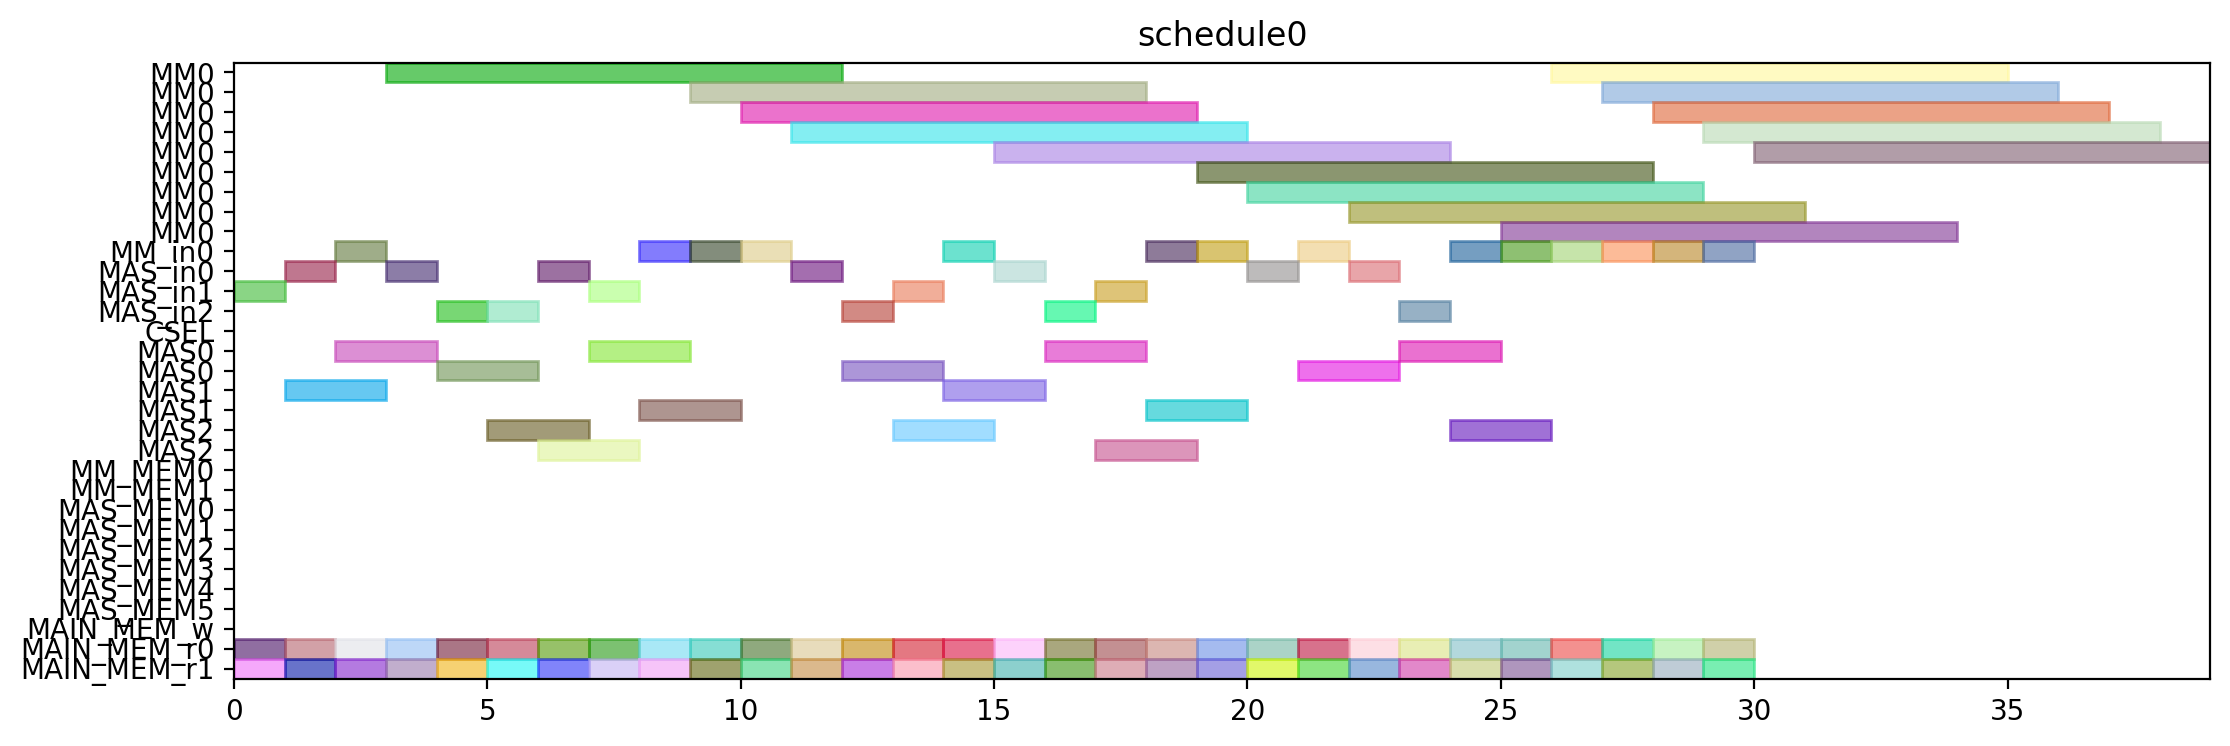

Python code for this plot:
from pyschedule import Scenario, solvers, plotters, alt


def solve():
	horizon = 120
	S = Scenario("schedule0", horizon=horizon)

	# resource
	MM = S.Resources('MM', num=1, size=9)
	MM_in = S.Resources('MM_in', num=1)
	MAS_in = S.Resources('MAS_in', num=3)
	CSEL = S.Resource('CSEL')
	MAS = S.Resources('MAS', num=3, size=2, periods=range(1, horizon))
	MM_MEM = S.Resources('MM_MEM', num=2)
	MAS_MEM = S.Resources('MAS_MEM', num=6)
	MAIN_MEM_w = S.Resource('MAIN_MEM_w', size=1)
	MAIN_MEM_r = S.Resources('MAIN_MEM_r', num=2)

	# result of previous scheduling

	# new tasks
	r1_t0 = S.Task('r1_t0', length=9, delay_cost=1)
	r1_t0 += alt(MM)
	r1_t0_in = S.Task('r1_t0_in', length=1, delay_cost=1)
	r1_t0_in += alt(MM_in)
	S += r1_t0_in*MM_in[0]<=r1_t0*MM[0]
	r1_t0_mem0 = S.Task('r1_t0_mem0', length=1, delay_cost=1)
	r1_t0_mem0 += MAIN_MEM_r[0]
	S += r1_t0_mem0 <= r1_t0

	r1_t0_mem1 = S.Task('r1_t0_mem1', length=1, delay_cost=1)
	r1_t0_mem1 += MAIN_MEM_r[1]
	S += r1_t0_mem1 <= r1_t0

	r1_t1 = S.Task('r1_t1', length=9, delay_cost=1)
	r1_t1 += alt(MM)
	r1_t1_in = S.Task('r1_t1_in', length=1, delay_cost=1)
	r1_t1_in += alt(MM_in)
	S += r1_t1_in*MM_in[0]<=r1_t1*MM[0]
	r1_t1_mem0 = S.Task('r1_t1_mem0', length=1, delay_cost=1)
	r1_t1_mem0 += MAIN_MEM_r[0]
	S += r1_t1_mem0 <= r1_t1

	r1_t1_mem1 = S.Task('r1_t1_mem1', length=1, delay_cost=1)
	r1_t1_mem1 += MAIN_MEM_r[1]
	S += r1_t1_mem1 <= r1_t1

	r1_t2 = S.Task('r1_t2', length=2, delay_cost=1)
	r1_t2 += alt(MAS)
	r1_t2_in = S.Task('r1_t2_in', length=1, delay_cost=1)
	r1_t2_in += alt(MAS_in)
	S += r1_t2_in*MAS_in[0]<=r1_t2*MAS[0]

	S += r1_t2_in*MAS_in[1]<=r1_t2*MAS[1]

	S += r1_t2_in*MAS_in[2]<=r1_t2*MAS[2]

	r1_t2_mem0 = S.Task('r1_t2_mem0', length=1, delay_cost=1)
	r1_t2_mem0 += MAIN_MEM_r[0]
	S += r1_t2_mem0 <= r1_t2

	r1_t2_mem1 = S.Task('r1_t2_mem1', length=1, delay_cost=1)
	r1_t2_mem1 += MAIN_MEM_r[1]
	S += r1_t2_mem1 <= r1_t2

	r1_t3 = S.Task('r1_t3', length=2, delay_cost=1)
	r1_t3 += alt(MAS)
	r1_t3_in = S.Task('r1_t3_in', length=1, delay_cost=1)
	r1_t3_in += alt(MAS_in)
	S += r1_t3_in*MAS_in[0]<=r1_t3*MAS[0]

	S += r1_t3_in*MAS_in[1]<=r1_t3*MAS[1]

	S += r1_t3_in*MAS_in[2]<=r1_t3*MAS[2]

	r1_t3_mem0 = S.Task('r1_t3_mem0', length=1, delay_cost=1)
	r1_t3_mem0 += MAIN_MEM_r[0]
	S += r1_t3_mem0 <= r1_t3

	r1_t3_mem1 = S.Task('r1_t3_mem1', length=1, delay_cost=1)
	r1_t3_mem1 += MAIN_MEM_r[1]
	S += r1_t3_mem1 <= r1_t3

	r3_t0 = S.Task('r3_t0', length=9, delay_cost=1)
	r3_t0 += alt(MM)
	r3_t0_in = S.Task('r3_t0_in', length=1, delay_cost=1)
	r3_t0_in += alt(MM_in)
	S += r3_t0_in*MM_in[0]<=r3_t0*MM[0]
	r3_t0_mem0 = S.Task('r3_t0_mem0', length=1, delay_cost=1)
	r3_t0_mem0 += MAIN_MEM_r[0]
	S += r3_t0_mem0 <= r3_t0

	r3_t0_mem1 = S.Task('r3_t0_mem1', length=1, delay_cost=1)
	r3_t0_mem1 += MAIN_MEM_r[1]
	S += r3_t0_mem1 <= r3_t0

	r3_t1 = S.Task('r3_t1', length=9, delay_cost=1)
	r3_t1 += alt(MM)
	r3_t1_in = S.Task('r3_t1_in', length=1, delay_cost=1)
	r3_t1_in += alt(MM_in)
	S += r3_t1_in*MM_in[0]<=r3_t1*MM[0]
	r3_t1_mem0 = S.Task('r3_t1_mem0', length=1, delay_cost=1)
	r3_t1_mem0 += MAIN_MEM_r[0]
	S += r3_t1_mem0 <= r3_t1

	r3_t1_mem1 = S.Task('r3_t1_mem1', length=1, delay_cost=1)
	r3_t1_mem1 += MAIN_MEM_r[1]
	S += r3_t1_mem1 <= r3_t1

	r3_t2 = S.Task('r3_t2', length=2, delay_cost=1)
	r3_t2 += alt(MAS)
	r3_t2_in = S.Task('r3_t2_in', length=1, delay_cost=1)
	r3_t2_in += alt(MAS_in)
	S += r3_t2_in*MAS_in[0]<=r3_t2*MAS[0]

	S += r3_t2_in*MAS_in[1]<=r3_t2*MAS[1]

	S += r3_t2_in*MAS_in[2]<=r3_t2*MAS[2]

	r3_t2_mem0 = S.Task('r3_t2_mem0', length=1, delay_cost=1)
	r3_t2_mem0 += MAIN_MEM_r[0]
	S += r3_t2_mem0 <= r3_t2

	r3_t2_mem1 = S.Task('r3_t2_mem1', length=1, delay_cost=1)
	r3_t2_mem1 += MAIN_MEM_r[1]
	S += r3_t2_mem1 <= r3_t2

	r3_t3 = S.Task('r3_t3', length=2, delay_cost=1)
	r3_t3 += alt(MAS)
	r3_t3_in = S.Task('r3_t3_in', length=1, delay_cost=1)
	r3_t3_in += alt(MAS_in)
	S += r3_t3_in*MAS_in[0]<=r3_t3*MAS[0]

	S += r3_t3_in*MAS_in[1]<=r3_t3*MAS[1]

	S += r3_t3_in*MAS_in[2]<=r3_t3*MAS[2]

	r3_t3_mem0 = S.Task('r3_t3_mem0', length=1, delay_cost=1)
	r3_t3_mem0 += MAIN_MEM_r[0]
	S += r3_t3_mem0 <= r3_t3

	r3_t3_mem1 = S.Task('r3_t3_mem1', length=1, delay_cost=1)
	r3_t3_mem1 += MAIN_MEM_r[1]
	S += r3_t3_mem1 <= r3_t3

	r4_t0 = S.Task('r4_t0', length=9, delay_cost=1)
	r4_t0 += alt(MM)
	r4_t0_in = S.Task('r4_t0_in', length=1, delay_cost=1)
	r4_t0_in += alt(MM_in)
	S += r4_t0_in*MM_in[0]<=r4_t0*MM[0]
	r4_t0_mem0 = S.Task('r4_t0_mem0', length=1, delay_cost=1)
	r4_t0_mem0 += MAIN_MEM_r[0]
	S += r4_t0_mem0 <= r4_t0

	r4_t0_mem1 = S.Task('r4_t0_mem1', length=1, delay_cost=1)
	r4_t0_mem1 += MAIN_MEM_r[1]
	S += r4_t0_mem1 <= r4_t0

	r4_t1 = S.Task('r4_t1', length=9, delay_cost=1)
	r4_t1 += alt(MM)
	r4_t1_in = S.Task('r4_t1_in', length=1, delay_cost=1)
	r4_t1_in += alt(MM_in)
	S += r4_t1_in*MM_in[0]<=r4_t1*MM[0]
	r4_t1_mem0 = S.Task('r4_t1_mem0', length=1, delay_cost=1)
	r4_t1_mem0 += MAIN_MEM_r[0]
	S += r4_t1_mem0 <= r4_t1

	r4_t1_mem1 = S.Task('r4_t1_mem1', length=1, delay_cost=1)
	r4_t1_mem1 += MAIN_MEM_r[1]
	S += r4_t1_mem1 <= r4_t1

	r4_t2 = S.Task('r4_t2', length=2, delay_cost=1)
	r4_t2 += alt(MAS)
	r4_t2_in = S.Task('r4_t2_in', length=1, delay_cost=1)
	r4_t2_in += alt(MAS_in)
	S += r4_t2_in*MAS_in[0]<=r4_t2*MAS[0]

	S += r4_t2_in*MAS_in[1]<=r4_t2*MAS[1]

	S += r4_t2_in*MAS_in[2]<=r4_t2*MAS[2]

	r4_t2_mem0 = S.Task('r4_t2_mem0', length=1, delay_cost=1)
	r4_t2_mem0 += MAIN_MEM_r[0]
	S += r4_t2_mem0 <= r4_t2

	r4_t2_mem1 = S.Task('r4_t2_mem1', length=1, delay_cost=1)
	r4_t2_mem1 += MAIN_MEM_r[1]
	S += r4_t2_mem1 <= r4_t2

	r4_t3 = S.Task('r4_t3', length=2, delay_cost=1)
	r4_t3 += alt(MAS)
	r4_t3_in = S.Task('r4_t3_in', length=1, delay_cost=1)
	r4_t3_in += alt(MAS_in)
	S += r4_t3_in*MAS_in[0]<=r4_t3*MAS[0]

	S += r4_t3_in*MAS_in[1]<=r4_t3*MAS[1]

	S += r4_t3_in*MAS_in[2]<=r4_t3*MAS[2]

	r4_t3_mem0 = S.Task('r4_t3_mem0', length=1, delay_cost=1)
	r4_t3_mem0 += MAIN_MEM_r[0]
	S += r4_t3_mem0 <= r4_t3

	r4_t3_mem1 = S.Task('r4_t3_mem1', length=1, delay_cost=1)
	r4_t3_mem1 += MAIN_MEM_r[1]
	S += r4_t3_mem1 <= r4_t3

	r5_t0 = S.Task('r5_t0', length=9, delay_cost=1)
	r5_t0 += alt(MM)
	r5_t0_in = S.Task('r5_t0_in', length=1, delay_cost=1)
	r5_t0_in += alt(MM_in)
	S += r5_t0_in*MM_in[0]<=r5_t0*MM[0]
	r5_t0_mem0 = S.Task('r5_t0_mem0', length=1, delay_cost=1)
	r5_t0_mem0 += MAIN_MEM_r[0]
	S += r5_t0_mem0 <= r5_t0

	r5_t0_mem1 = S.Task('r5_t0_mem1', length=1, delay_cost=1)
	r5_t0_mem1 += MAIN_MEM_r[1]
	S += r5_t0_mem1 <= r5_t0

	r5_t1 = S.Task('r5_t1', length=9, delay_cost=1)
	r5_t1 += alt(MM)
	r5_t1_in = S.Task('r5_t1_in', length=1, delay_cost=1)
	r5_t1_in += alt(MM_in)
	S += r5_t1_in*MM_in[0]<=r5_t1*MM[0]
	r5_t1_mem0 = S.Task('r5_t1_mem0', length=1, delay_cost=1)
	r5_t1_mem0 += MAIN_MEM_r[0]
	S += r5_t1_mem0 <= r5_t1

	r5_t1_mem1 = S.Task('r5_t1_mem1', length=1, delay_cost=1)
	r5_t1_mem1 += MAIN_MEM_r[1]
	S += r5_t1_mem1 <= r5_t1

	r5_t2 = S.Task('r5_t2', length=2, delay_cost=1)
	r5_t2 += alt(MAS)
	r5_t2_in = S.Task('r5_t2_in', length=1, delay_cost=1)
	r5_t2_in += alt(MAS_in)
	S += r5_t2_in*MAS_in[0]<=r5_t2*MAS[0]

	S += r5_t2_in*MAS_in[1]<=r5_t2*MAS[1]

	S += r5_t2_in*MAS_in[2]<=r5_t2*MAS[2]

	r5_t2_mem0 = S.Task('r5_t2_mem0', length=1, delay_cost=1)
	r5_t2_mem0 += MAIN_MEM_r[0]
	S += r5_t2_mem0 <= r5_t2

	r5_t2_mem1 = S.Task('r5_t2_mem1', length=1, delay_cost=1)
	r5_t2_mem1 += MAIN_MEM_r[1]
	S += r5_t2_mem1 <= r5_t2

	r5_t3 = S.Task('r5_t3', length=2, delay_cost=1)
	r5_t3 += alt(MAS)
	r5_t3_in = S.Task('r5_t3_in', length=1, delay_cost=1)
	r5_t3_in += alt(MAS_in)
	S += r5_t3_in*MAS_in[0]<=r5_t3*MAS[0]

	S += r5_t3_in*MAS_in[1]<=r5_t3*MAS[1]

	S += r5_t3_in*MAS_in[2]<=r5_t3*MAS[2]

	r5_t3_mem0 = S.Task('r5_t3_mem0', length=1, delay_cost=1)
	r5_t3_mem0 += MAIN_MEM_r[0]
	S += r5_t3_mem0 <= r5_t3

	r5_t3_mem1 = S.Task('r5_t3_mem1', length=1, delay_cost=1)
	r5_t3_mem1 += MAIN_MEM_r[1]
	S += r5_t3_mem1 <= r5_t3

	r6_t0 = S.Task('r6_t0', length=9, delay_cost=1)
	r6_t0 += alt(MM)
	r6_t0_in = S.Task('r6_t0_in', length=1, delay_cost=1)
	r6_t0_in += alt(MM_in)
	S += r6_t0_in*MM_in[0]<=r6_t0*MM[0]
	r6_t0_mem0 = S.Task('r6_t0_mem0', length=1, delay_cost=1)
	r6_t0_mem0 += MAIN_MEM_r[0]
	S += r6_t0_mem0 <= r6_t0

	r6_t0_mem1 = S.Task('r6_t0_mem1', length=1, delay_cost=1)
	r6_t0_mem1 += MAIN_MEM_r[1]
	S += r6_t0_mem1 <= r6_t0

	r6_t1 = S.Task('r6_t1', length=9, delay_cost=1)
	r6_t1 += alt(MM)
	r6_t1_in = S.Task('r6_t1_in', length=1, delay_cost=1)
	r6_t1_in += alt(MM_in)
	S += r6_t1_in*MM_in[0]<=r6_t1*MM[0]
	r6_t1_mem0 = S.Task('r6_t1_mem0', length=1, delay_cost=1)
	r6_t1_mem0 += MAIN_MEM_r[0]
	S += r6_t1_mem0 <= r6_t1

	r6_t1_mem1 = S.Task('r6_t1_mem1', length=1, delay_cost=1)
	r6_t1_mem1 += MAIN_MEM_r[1]
	S += r6_t1_mem1 <= r6_t1

	r6_t2 = S.Task('r6_t2', length=2, delay_cost=1)
	r6_t2 += alt(MAS)
	r6_t2_in = S.Task('r6_t2_in', length=1, delay_cost=1)
	r6_t2_in += alt(MAS_in)
	S += r6_t2_in*MAS_in[0]<=r6_t2*MAS[0]

	S += r6_t2_in*MAS_in[1]<=r6_t2*MAS[1]

	S += r6_t2_in*MAS_in[2]<=r6_t2*MAS[2]

	r6_t2_mem0 = S.Task('r6_t2_mem0', length=1, delay_cost=1)
	r6_t2_mem0 += MAIN_MEM_r[0]
	S += r6_t2_mem0 <= r6_t2

	r6_t2_mem1 = S.Task('r6_t2_mem1', length=1, delay_cost=1)
	r6_t2_mem1 += MAIN_MEM_r[1]
	S += r6_t2_mem1 <= r6_t2

	r6_t3 = S.Task('r6_t3', length=2, delay_cost=1)
	r6_t3 += alt(MAS)
	r6_t3_in = S.Task('r6_t3_in', length=1, delay_cost=1)
	r6_t3_in += alt(MAS_in)
	S += r6_t3_in*MAS_in[0]<=r6_t3*MAS[0]

	S += r6_t3_in*MAS_in[1]<=r6_t3*MAS[1]

	S += r6_t3_in*MAS_in[2]<=r6_t3*MAS[2]

	r6_t3_mem0 = S.Task('r6_t3_mem0', length=1, delay_cost=1)
	r6_t3_mem0 += MAIN_MEM_r[0]
	S += r6_t3_mem0 <= r6_t3

	r6_t3_mem1 = S.Task('r6_t3_mem1', length=1, delay_cost=1)
	r6_t3_mem1 += MAIN_MEM_r[1]
	S += r6_t3_mem1 <= r6_t3

	r9_t2 = S.Task('r9_t2', length=2, delay_cost=1)
	r9_t2 += alt(MAS)
	r9_t2_in = S.Task('r9_t2_in', length=1, delay_cost=1)
	r9_t2_in += alt(MAS_in)
	S += r9_t2_in*MAS_in[0]<=r9_t2*MAS[0]

	S += r9_t2_in*MAS_in[1]<=r9_t2*MAS[1]

	S += r9_t2_in*MAS_in[2]<=r9_t2*MAS[2]

	r9_t2_mem0 = S.Task('r9_t2_mem0', length=1, delay_cost=1)
	r9_t2_mem0 += MAIN_MEM_r[0]
	S += r9_t2_mem0 <= r9_t2

	r9_t2_mem1 = S.Task('r9_t2_mem1', length=1, delay_cost=1)
	r9_t2_mem1 += MAIN_MEM_r[1]
	S += r9_t2_mem1 <= r9_t2

	r12_t0 = S.Task('r12_t0', length=9, delay_cost=1)
	r12_t0 += alt(MM)
	r12_t0_in = S.Task('r12_t0_in', length=1, delay_cost=1)
	r12_t0_in += alt(MM_in)
	S += r12_t0_in*MM_in[0]<=r12_t0*MM[0]
	r12_t0_mem0 = S.Task('r12_t0_mem0', length=1, delay_cost=1)
	r12_t0_mem0 += MAIN_MEM_r[0]
	S += r12_t0_mem0 <= r12_t0

	r12_t0_mem1 = S.Task('r12_t0_mem1', length=1, delay_cost=1)
	r12_t0_mem1 += MAIN_MEM_r[1]
	S += r12_t0_mem1 <= r12_t0

	r12_t1 = S.Task('r12_t1', length=9, delay_cost=1)
	r12_t1 += alt(MM)
	r12_t1_in = S.Task('r12_t1_in', length=1, delay_cost=1)
	r12_t1_in += alt(MM_in)
	S += r12_t1_in*MM_in[0]<=r12_t1*MM[0]
	r12_t1_mem0 = S.Task('r12_t1_mem0', length=1, delay_cost=1)
	r12_t1_mem0 += MAIN_MEM_r[0]
	S += r12_t1_mem0 <= r12_t1

	r12_t1_mem1 = S.Task('r12_t1_mem1', length=1, delay_cost=1)
	r12_t1_mem1 += MAIN_MEM_r[1]
	S += r12_t1_mem1 <= r12_t1

	r12_t2 = S.Task('r12_t2', length=2, delay_cost=1)
	r12_t2 += alt(MAS)
	r12_t2_in = S.Task('r12_t2_in', length=1, delay_cost=1)
	r12_t2_in += alt(MAS_in)
	S += r12_t2_in*MAS_in[0]<=r12_t2*MAS[0]

	S += r12_t2_in*MAS_in[1]<=r12_t2*MAS[1]

	S += r12_t2_in*MAS_in[2]<=r12_t2*MAS[2]

	r12_t2_mem0 = S.Task('r12_t2_mem0', length=1, delay_cost=1)
	r12_t2_mem0 += MAIN_MEM_r[0]
	S += r12_t2_mem0 <= r12_t2

	r12_t2_mem1 = S.Task('r12_t2_mem1', length=1, delay_cost=1)
	r12_t2_mem1 += MAIN_MEM_r[1]
	S += r12_t2_mem1 <= r12_t2

	r12_t3 = S.Task('r12_t3', length=2, delay_cost=1)
	r12_t3 += alt(MAS)
	r12_t3_in = S.Task('r12_t3_in', length=1, delay_cost=1)
	r12_t3_in += alt(MAS_in)
	S += r12_t3_in*MAS_in[0]<=r12_t3*MAS[0]

	S += r12_t3_in*MAS_in[1]<=r12_t3*MAS[1]

	S += r12_t3_in*MAS_in[2]<=r12_t3*MAS[2]

	r12_t3_mem0 = S.Task('r12_t3_mem0', length=1, delay_cost=1)
	r12_t3_mem0 += MAIN_MEM_r[0]
	S += r12_t3_mem0 <= r12_t3

	r12_t3_mem1 = S.Task('r12_t3_mem1', length=1, delay_cost=1)
	r12_t3_mem1 += MAIN_MEM_r[1]
	S += r12_t3_mem1 <= r12_t3

	r13_t0 = S.Task('r13_t0', length=9, delay_cost=1)
	r13_t0 += alt(MM)
	r13_t0_in = S.Task('r13_t0_in', length=1, delay_cost=1)
	r13_t0_in += alt(MM_in)
	S += r13_t0_in*MM_in[0]<=r13_t0*MM[0]
	r13_t0_mem0 = S.Task('r13_t0_mem0', length=1, delay_cost=1)
	r13_t0_mem0 += MAIN_MEM_r[0]
	S += r13_t0_mem0 <= r13_t0

	r13_t0_mem1 = S.Task('r13_t0_mem1', length=1, delay_cost=1)
	r13_t0_mem1 += MAIN_MEM_r[1]
	S += r13_t0_mem1 <= r13_t0

	r13_t1 = S.Task('r13_t1', length=9, delay_cost=1)
	r13_t1 += alt(MM)
	r13_t1_in = S.Task('r13_t1_in', length=1, delay_cost=1)
	r13_t1_in += alt(MM_in)
	S += r13_t1_in*MM_in[0]<=r13_t1*MM[0]
	r13_t1_mem0 = S.Task('r13_t1_mem0', length=1, delay_cost=1)
	r13_t1_mem0 += MAIN_MEM_r[0]
	S += r13_t1_mem0 <= r13_t1

	r13_t1_mem1 = S.Task('r13_t1_mem1', length=1, delay_cost=1)
	r13_t1_mem1 += MAIN_MEM_r[1]
	S += r13_t1_mem1 <= r13_t1

	r13_t2 = S.Task('r13_t2', length=2, delay_cost=1)
	r13_t2 += alt(MAS)
	r13_t2_in = S.Task('r13_t2_in', length=1, delay_cost=1)
	r13_t2_in += alt(MAS_in)
	S += r13_t2_in*MAS_in[0]<=r13_t2*MAS[0]

	S += r13_t2_in*MAS_in[1]<=r13_t2*MAS[1]

	S += r13_t2_in*MAS_in[2]<=r13_t2*MAS[2]

	r13_t2_mem0 = S.Task('r13_t2_mem0', length=1, delay_cost=1)
	r13_t2_mem0 += MAIN_MEM_r[0]
	S += r13_t2_mem0 <= r13_t2

	r13_t2_mem1 = S.Task('r13_t2_mem1', length=1, delay_cost=1)
	r13_t2_mem1 += MAIN_MEM_r[1]
	S += r13_t2_mem1 <= r13_t2

	r13_t3 = S.Task('r13_t3', length=2, delay_cost=1)
	r13_t3 += alt(MAS)
	r13_t3_in = S.Task('r13_t3_in', length=1, delay_cost=1)
	r13_t3_in += alt(MAS_in)
	S += r13_t3_in*MAS_in[0]<=r13_t3*MAS[0]

	S += r13_t3_in*MAS_in[1]<=r13_t3*MAS[1]

	S += r13_t3_in*MAS_in[2]<=r13_t3*MAS[2]

	r13_t3_mem0 = S.Task('r13_t3_mem0', length=1, delay_cost=1)
	r13_t3_mem0 += MAIN_MEM_r[0]
	S += r13_t3_mem0 <= r13_t3

	r13_t3_mem1 = S.Task('r13_t3_mem1', length=1, delay_cost=1)
	r13_t3_mem1 += MAIN_MEM_r[1]
	S += r13_t3_mem1 <= r13_t3

	r16_t3 = S.Task('r16_t3', length=2, delay_cost=1)
	r16_t3 += alt(MAS)
	r16_t3_in = S.Task('r16_t3_in', length=1, delay_cost=1)
	r16_t3_in += alt(MAS_in)
	S += r16_t3_in*MAS_in[0]<=r16_t3*MAS[0]

	S += r16_t3_in*MAS_in[1]<=r16_t3*MAS[1]

	S += r16_t3_in*MAS_in[2]<=r16_t3*MAS[2]

	r16_t3_mem0 = S.Task('r16_t3_mem0', length=1, delay_cost=1)
	r16_t3_mem0 += MAIN_MEM_r[0]
	S += r16_t3_mem0 <= r16_t3

	r16_t3_mem1 = S.Task('r16_t3_mem1', length=1, delay_cost=1)
	r16_t3_mem1 += MAIN_MEM_r[1]
	S += r16_t3_mem1 <= r16_t3

	solvers.mip.solve(S,msg=1,kind='CPLEX',ratio_gap=1.01)

	solution = [['hoge']*len(S.solution()[1]) for i in range(len(S.solution()))]
	for i in range(len(S.solution())):
		for j in range(len(S.solution()[i])):
			solution[i][j]=str(S.solution()[i][j])
	print(solution)

	cycles = int(solution[-1][3])

	pic_file_name = "/mnt/rose/usr1/fukuda/ABE/multiRAM_multiMAS_16mux/scheduling_result/stage9MM1_stage2MAS3/EP2_YRECOVER/schedule0.png"
	if(S.solution() != []):
		plotters.matplotlib.plot(S,img_filename=pic_file_name, show_task_labels=False, fig_size=(cycles*0.25+3, 4))

	return solution
